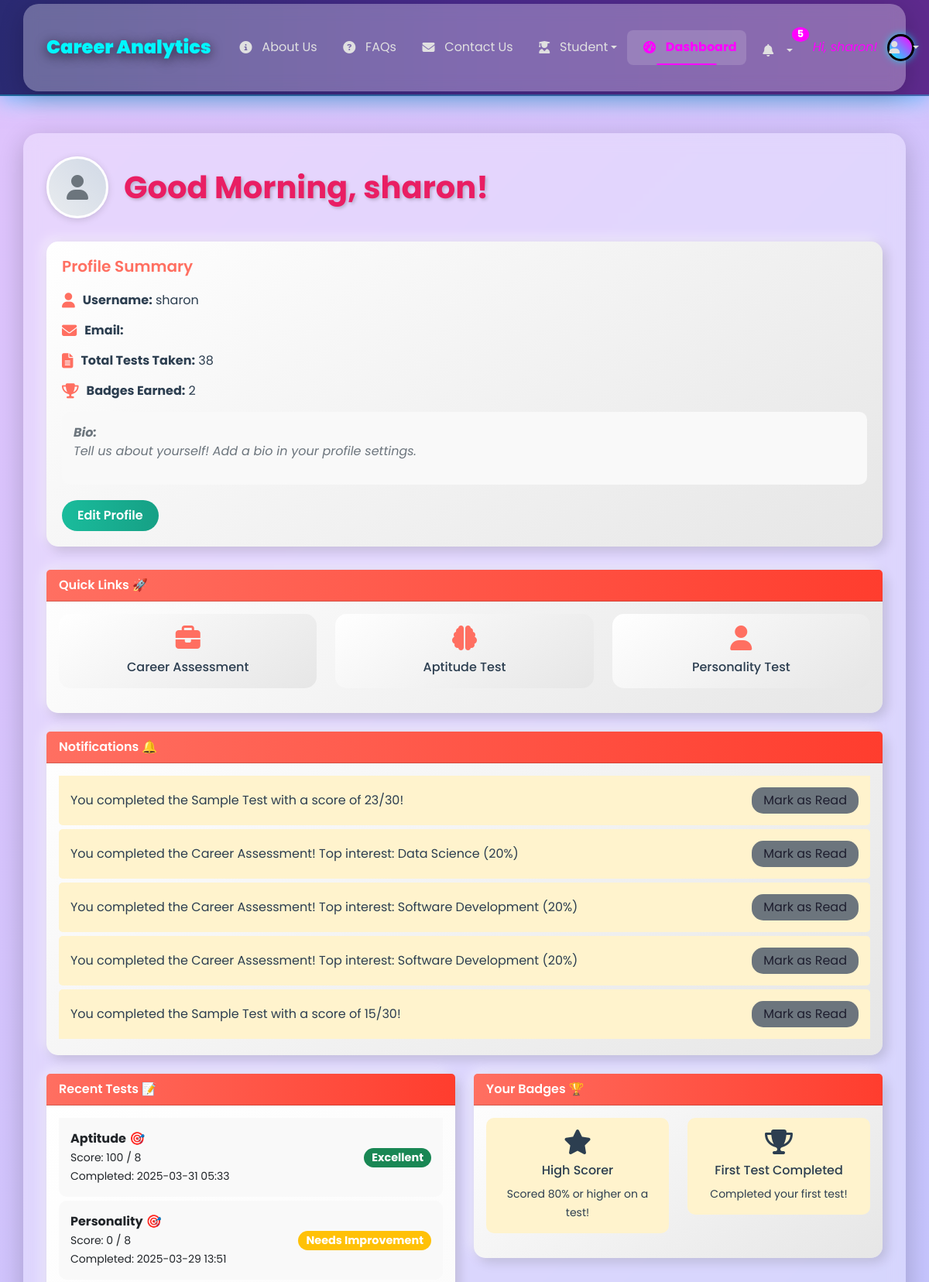
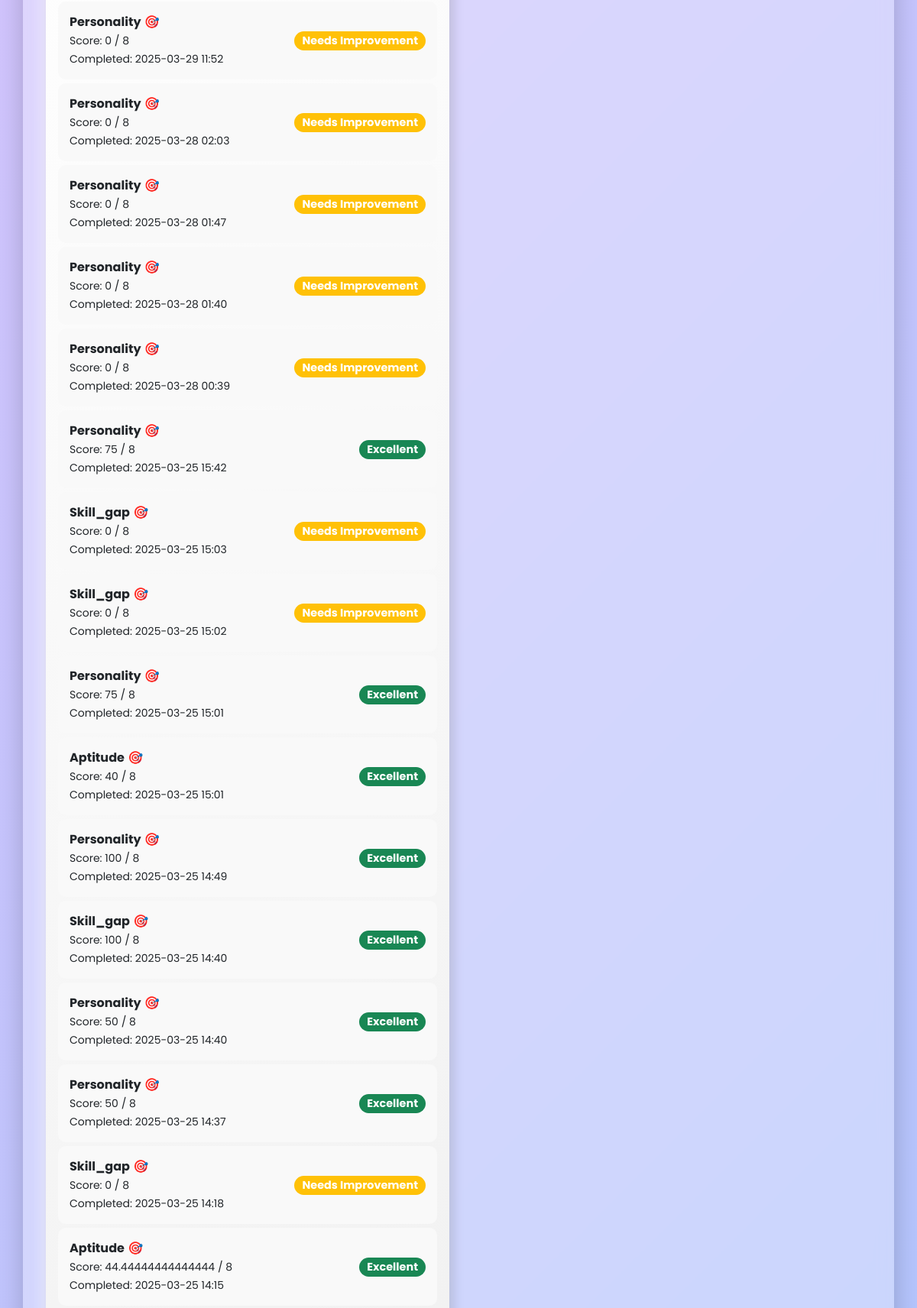
Page /dashboard (signed in, upper part) on the committed database (2 pictures, top to bottom).
### app.py (models this page shows)
class User(UserMixin, db.Model):
    id = db.Column(db.Integer, primary_key=True)
    username = db.Column(db.String(150), unique=True, nullable=False)
    password = db.Column(db.String(150), nullable=False)
    email = db.Column(db.String(150), unique=True, nullable=True)
    tests = db.relationship('TestResult', backref='user', lazy=True)
    badges = db.relationship('Badge', backref='user', lazy=True)
    notifications = db.relationship('Notification', backref='user', lazy=True)

class Notification(db.Model):
    id = db.Column(db.Integer, primary_key=True)
    user_id = db.Column(db.Integer, db.ForeignKey('user.id'), nullable=False)
    message = db.Column(db.String(200), nullable=False)
    type = db.Column(db.String(50), nullable=False)
    is_read = db.Column(db.Boolean, default=False)
    date = db.Column(db.DateTime, default=lambda: datetime.now(timezone.utc))

class TestResult(db.Model):
    id = db.Column(db.Integer, primary_key=True)
    user_id = db.Column(db.Integer, db.ForeignKey('user.id'), nullable=False)
    test_type = db.Column(db.String(50), nullable=False)
    score = db.Column(db.Float, nullable=False)
    time_spent = db.Column(db.Integer, nullable=True)
    details = db.Column(db.Text, nullable=True)
    completed_at = db.Column(db.DateTime, default=lambda: datetime.now(timezone.utc))

class Badge(db.Model):
    id = db.Column(db.Integer, primary_key=True)
    user_id = db.Column(db.Integer, db.ForeignKey('user.id'), nullable=False)
    name = db.Column(db.String(100), nullable=False)
    description = db.Column(db.String(200), nullable=False)
    icon = db.Column(db.String(50), nullable=False)
    date_earned = db.Column(db.DateTime, default=lambda: datetime.now(timezone.utc))

### app.py (the view)
@app.route('/dashboard')
@login_required
def dashboard():
    tests = TestResult.query.filter_by(user_id=current_user.id).order_by(TestResult.completed_at.desc()).all()
    badges = Badge.query.filter_by(user_id=current_user.id).order_by(Badge.date_earned.desc()).limit(5).all()
    notifications = Notification.query.filter_by(user_id=current_user.id, is_read=False).order_by(Notification.date.desc()).limit(5).all()
    completed_tests = session.get('completed_tests', [t.test_type for t in tests])
    test_results = session.get('test_results', {})
    for test in tests:
        if test.test_type not in test_results:
            test_results[test.test_type] = {'score': test.score}
    session['test_results'] = test_results
    test_labels = [test.completed_at.strftime('%Y-%m-%d') for test in tests]
    test_scores = [test.score for test in tests]
    recent_tests = [t for t in tests if t.test_type in ['aptitude', 'personality', 'skill_gap']]
    max_score = 10  # Adjust based on your scoring system
    recommendation = "Take more tests to improve your skills!" if len(recent_tests) < 3 else "Great job! Consider exploring career matches."
    return render_template('dashboard.html',
                          user=current_user,
                          tests=tests,
                          recent_tests=recent_tests,
                          badges=badges,
                          notifications=notifications,
                          completed_tests=completed_tests,
                          test_results=test_results,
                          test_labels=test_labels,
                          test_scores=test_scores,
                          max_score=max_score,
                          recommendation=recommendation,
                          active_page='dashboard')

### templates/dashboard.html (shortened to what this page needs)
{% extends "base.html" %}
{% block content %}
<div class="container mt-5 mb-5">
    <div class="dashboard-header-section">
        <a href="{{ url_for('profile') }}" class="user-avatar">
            {% if user.profile_image and user.profile_image != 'images/default_profile.jpg' %}
                <img src="{{ url_for('static', filename=user.profile_image) }}" alt="{{ user.username }}'s Profile Image">
            {% else %}
                <i class="fas fa-user"></i>
            {% endif %}
        </a>
        <h1 class="dashboard-header" id="greeting">Welcome, {{ user.username }}! 👋</h1>
    </div>
    <div class="profile-summary">
        <h5>Profile Summary</h5>
        <div class="summary-item">
            <i class="fas fa-user"></i>
            <span><strong>Username:</strong> {{ user.username }}</span>
        </div>
        <div class="summary-item">
            <i class="fas fa-envelope"></i>
            <span><strong>Email:</strong> {{ user.email }}</span>
        </div>
        <div class="summary-item">
            <i class="fas fa-file-alt"></i>
            <span><strong>Total Tests Taken:</strong> {{ recent_tests|length }}</span>
        </div>
        <div class="summary-item">
            <i class="fas fa-trophy"></i>
            <span><strong>Badges Earned:</strong> {{ badges|length }}</span>
        </div>
        <div class="bio">
            <strong>Bio:</strong>
            {% if user.bio and user.bio.strip() %}
                <p>{{ user.bio }}</p>
            {% else %}
                <p class="text-muted">Tell us about yourself! Add a bio in your profile settings.</p>
            {% endif %}
        </div>
        <a href="{{ url_for('profile') }}" class="btn btn-edit-profile">Edit Profile</a>
    </div>
    <div class="card mb-4">
        <div class="card-header">Quick Links 🚀</div>
        <div class="card-body">
            <div class="row">
                <div class="col-md-4 mb-3">
                    <div class="quick-link-card">
                        <i class="fas fa-briefcase"></i>
                        <div><a href="{{ url_for('career_assessment') }}">Career Assessment</a></div>
                    </div>
                </div>
                <div class="col-md-4 mb-3">
                    <div class="quick-link-card">
                        <i class="fas fa-brain"></i>
                        <div><a href="{{ url_for('test', type='aptitude') }}">Aptitude Test</a></div>
                    </div>
                </div>
                <div class="col-md-4 mb-3">
                    <div class="quick-link-card">
                        <i class="fas fa-user"></i>
                        <div><a href="{{ url_for('test', type='personality') }}">Personality Test</a></div>
                    </div>
                </div>
            </div>
        </div>
    </div>
    {% if notifications %}
        <div class="card mb-4">
            <div class="card-header">Notifications 🔔</div>
            <div class="card-body">
                <ul class="list-group list-group-flush">
                    {% for notification in notifications %}
                        <li class="list-group-item notification-item d-flex justify-content-between align-items-center" data-notification-id="{{ notification.id }}">
                            <span>{{ notification.message }}</span>
                            <button class="btn btn-mark-read mark-read" data-id="{{ notification.id }}">Mark as Read</button>
                        </li>
                    {% endfor %}
                </ul>
            </div>
        </div>
    {% endif %}
    <div class="row">
        <div class="col-md-6 mb-4">
            <div class="card" data-bs-toggle="tooltip" data-bs-placement="top" title="Take tests to track your progress!">
                <div class="card-header">Recent Tests 📝</div>
                <div class="card-body">
                    {% if recent_tests %}
                        <ul class="list-group list-group-flush">
                            {% for test in recent_tests %}
                                <li class="list-group-item">
                                    <div>
                                        <strong>{{ test.test_type | capitalize }}</strong> 🎯<br>
                                        <small>Score: {{ test.score }} / {{ 9 if test.test_type == 'sample' else 8 }}</small><br>
                                        <small>Completed: {{ test.completed_at.strftime('%Y-%m-%d %H:%M') }}</small>
                                    </div>
                                    <span class="badge score-badge bg-{{ 'success' if test.score >= 6 else 'warning' }} rounded-pill">
                                        {{ 'Excellent' if test.score >= 6 else 'Needs Improvement' }}
                                    </span>
                                </li>
                            {% endfor %}
                        </ul>
                    {% else %}
                        <p>No tests taken yet. Start your journey now! 🚀</p>
                        <a href="{{ url_for('test', type='sample') }}" class="btn btn-take-test">Take a Test</a>
                    {% endif %}
                </div>
            </div>
        </div>
        <div class="col-md-6 mb-4">
            <div class="card" data-bs-toggle="tooltip" data-bs-placement="top" title="Earn badges by completing tests and achieving milestones!">
                <div class="card-header">Your Badges 🏆</div>
                <div class="card-body">
                    {% if badges %}
                        <div class="row">
                            {% for badge in badges %}
                                <div class="col-6 mb-3">
                                    <div class="badge-item text-center">
                                        <i class="{{ badge.icon }} fa-2x"></i>
                                        <h6 class="mt-2">{{ badge.name }}</h6>
                                        <small>{{ badge.description }}</small>
                                    </div>
                                </div>
                            {% endfor %}
                        </div>
                    {% else %}
                        <p>No badges earned yet. Keep taking tests to earn some! 🌟</p>
                    {% endif %}
                </div>
            </div>
        </div>
    </div>
</div>
{% endblock %}

### templates/base.html (shortened to what this page needs)
<!DOCTYPE html>
<html lang="en">
<head>
    <link href="https://cdn.jsdelivr.net/npm/bootstrap@5.3.0/dist/css/bootstrap.min.css" rel="stylesheet">
    <link rel="stylesheet" href="{{ url_for('static', filename='css/main.css') }}">
    <link rel="stylesheet" href="https://cdnjs.cloudflare.com/ajax/libs/font-awesome/6.6.0/css/all.min.css">
    <link rel="stylesheet" href="https://cdn.jsdelivr.net/npm/bootstrap-icons@1.10.5/font/bootstrap-icons.css">
    <link rel="stylesheet" href="{{ url_for('static', filename='css/style.css') }}">
    <link rel="stylesheet" href="{{ url_for('static', filename='css/personality.css') }}">
</head>
<body class="{% if active_page == 'dashboard' %}dashboard-page{% endif %}">
    <nav class="navbar custom-navbar navbar-expand-lg navbar-dark fixed-top">
        <div class="container">
            <div class="navbar-brand-container">
                <a class="navbar-brand {% if active_page == 'index' %}active{% endif %}" href="{{ url_for('index') }}">Career Analytics</a>
            </div>
            <div class="collapse navbar-collapse" id="navbarNav">
                <ul class="navbar-nav ms-auto align-items-center">
                    <li class="nav-item">
                        <a class="nav-link {% if active_page == 'about' %}active{% endif %}" href="{{ url_for('about') }}"><i class="fas fa-info-circle"></i> About Us</a>
                    </li>
                    <li class="nav-item">
                        <a class="nav-link {% if active_page == 'faq' %}active{% endif %}" href="{{ url_for('faq') }}"><i class="fas fa-question-circle"></i> FAQs</a>
                    </li>
                    <li class="nav-item">
                        <a class="nav-link {% if active_page == 'contact' %}active{% endif %}" href="{{ url_for('contact') }}"><i class="fas fa-envelope"></i> Contact Us</a>
                    </li>
                    <li class="nav-item dropdown">
                        <a class="nav-link dropdown-toggle {% if active_page == 'student' %}active{% endif %}" href="#" id="studentDropdown" role="button"
                           data-bs-toggle="dropdown" aria-expanded="false">
                           <i class="fas fa-user-graduate"></i> Student
                        </a>
                    </li>
                    {% if current_user.is_authenticated %}
                        <li class="nav-item">
                            <a class="nav-link {% if active_page == 'dashboard' %}active{% endif %}" href="{{ url_for('dashboard') }}"><i class="fas fa-tachometer-alt"></i> Dashboard</a>
                        </li>
                        <li class="nav-item dropdown">
                            <a class="nav-link notification-bell dropdown-toggle" href="#" id="notificationDropdown" role="button"
                               data-bs-toggle="dropdown" aria-expanded="false">
                                <i class="fas fa-bell"></i>
                                {% set unread_count = notifications|selectattr('is_read', 'equalto', False)|list|length %}
                                {% if unread_count > 0 %}
                                    <span class="badge">{{ unread_count }}</span>
                                {% endif %}
                            </a>
                        </li>
                    {% endif %}
                    {% if current_user.is_authenticated %}
                        <li class="nav-item user-greeting">
                            <span class="nav-link">Hi, {{ current_user.username }}!</span>
                        </li>
                    {% endif %}
                    <li class="nav-item dropdown">
                        <a class="nav-link profile-icon dropdown-toggle" href="#" id="profileDropdown" role="button"
                           data-bs-toggle="dropdown" aria-expanded="false">
                            {% if current_user.is_authenticated and current_user.profile_image and current_user.profile_image != 'images/default_profile.jpg' %}
                                <img src="{{ url_for('static', filename=current_user.profile_image) }}" alt="Profile Image">
                            {% else %}
                                <i class="fas fa-user"></i>
                            {% endif %}
                        </a>
                    </li>
                </ul>
            </div>
        </div>
    </nav>
    {% block content %}{% endblock %}
</body>
</html>

### rows in the picture
User: username "sharon"
Notification: message "You completed the Sample Test with a score of 23/30!"
Notification: message "You completed the Career Assessment! Top interest: Data Science (20%)"
Notification: message "You completed the Career Assessment! Top interest: Software Development (20%)"
Notification: message "You completed the Career Assessment! Top interest: Software Development (20%)"
Notification: message "You completed the Sample Test with a score of 15/30!"
TestResult: test_type "Aptitude", score "100", test_type "8", completed_at "2025-03-31 05:33", score "Excellent"
TestResult: test_type "Personality", score "0", test_type "8", completed_at "2025-03-29 13:51", score "Needs Improvement"
TestResult: test_type "Personality", score "0", test_type "8", completed_at "2025-03-29 11:52", score "Needs Improvement"
TestResult: test_type "Personality", score "0", test_type "8", completed_at "2025-03-28 02:03", score "Needs Improvement"
TestResult: test_type "Personality", score "0", test_type "8", completed_at "2025-03-28 01:47", score "Needs Improvement"
TestResult: test_type "Personality", score "0", test_type "8", completed_at "2025-03-28 01:40", score "Needs Improvement"
TestResult: test_type "Personality", score "0", test_type "8", completed_at "2025-03-28 00:39", score "Needs Improvement"
TestResult: test_type "Personality", score "75", test_type "8", completed_at "2025-03-25 15:42", score "Excellent"
TestResult: test_type "Skill_gap", score "0", test_type "8", completed_at "2025-03-25 15:03", score "Needs Improvement"
TestResult: test_type "Skill_gap", score "0", test_type "8", completed_at "2025-03-25 15:02", score "Needs Improvement"
TestResult: test_type "Personality", score "75", test_type "8", completed_at "2025-03-25 15:01", score "Excellent"
TestResult: test_type "Aptitude", score "40", test_type "8", completed_at "2025-03-25 15:01", score "Excellent"
TestResult: test_type "Personality", score "100", test_type "8", completed_at "2025-03-25 14:49", score "Excellent"
TestResult: test_type "Skill_gap", score "100", test_type "8", completed_at "2025-03-25 14:40", score "Excellent"
TestResult: test_type "Personality", score "50", test_type "8", completed_at "2025-03-25 14:40", score "Excellent"
TestResult: test_type "Personality", score "50", test_type "8", completed_at "2025-03-25 14:37", score "Excellent"
TestResult: test_type "Skill_gap", score "0", test_type "8", completed_at "2025-03-25 14:18", score "Needs Improvement"
TestResult: test_type "Aptitude", score "44.44444444444444", test_type "8", completed_at "2025-03-25 14:15", score "Excellent"
Badge: name "High Scorer", description "Scored 80% or higher on a test!"
Badge: name "First Test Completed", description "Completed your first test!"

### other values in the picture
{{ unread_count }} "5"
{{ recent_tests|length }} "38"
{{ badges|length }} "2"
